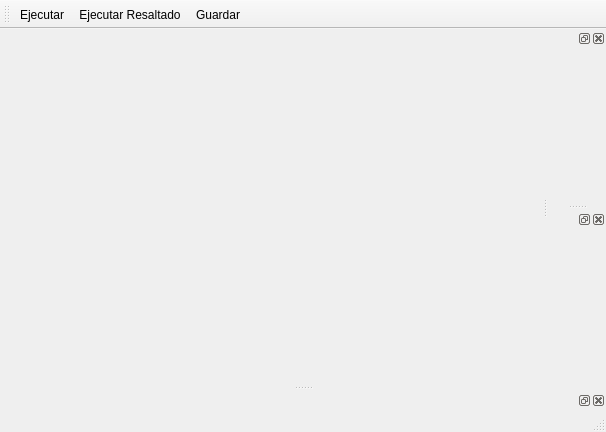
<?xml version="1.0" encoding="UTF-8"?>
<ui version="4.0">
 <class>MainWindow</class>
 <widget class="QMainWindow" name="MainWindow">
  <property name="geometry">
   <rect>
    <x>0</x>
    <y>0</y>
    <width>606</width>
    <height>432</height>
   </rect>
  </property>
  <property name="windowTitle">
   <string>MainWindow</string>
  </property>
  <widget class="QWidget" name="centralWidget">
   <layout class="QGridLayout" name="gridLayout">
    <item row="0" column="0">
     <widget class="QWidget" name="widget" native="true"/>
    </item>
   </layout>
  </widget>
  <widget class="QMenuBar" name="menuBar">
   <property name="geometry">
    <rect>
     <x>0</x>
     <y>0</y>
     <width>606</width>
     <height>20</height>
    </rect>
   </property>
  </widget>
  <widget class="QToolBar" name="mainToolBar">
   <attribute name="toolBarArea">
    <enum>TopToolBarArea</enum>
   </attribute>
   <attribute name="toolBarBreak">
    <bool>false</bool>
   </attribute>
   <addaction name="actionEjecutar"/>
   <addaction name="actionEjecutar_Resaltado"/>
   <addaction name="actionGuardar"/>
  </widget>
  <widget class="QStatusBar" name="statusBar"/>
  <widget class="QDockWidget" name="dockWidget_5">
   <attribute name="dockWidgetArea">
    <number>8</number>
   </attribute>
   <widget class="QWidget" name="dockWidgetContents_5"/>
  </widget>
  <widget class="QDockWidget" name="dockWidget">
   <attribute name="dockWidgetArea">
    <number>2</number>
   </attribute>
   <widget class="QWidget" name="dockWidgetContents"/>
  </widget>
  <widget class="QDockWidget" name="dockWidget_2">
   <attribute name="dockWidgetArea">
    <number>2</number>
   </attribute>
   <widget class="QWidget" name="dockWidgetContents_2"/>
  </widget>
  <action name="actionEjecutar_Resaltado">
   <property name="icon">
    <iconset resource="resources.qrc">
     <normaloff>:/playsel.png</normaloff>:/playsel.png</iconset>
   </property>
   <property name="text">
    <string>Ejecutar Resaltado</string>
   </property>
   <property name="shortcut">
    <string>F6</string>
   </property>
  </action>
  <action name="actionGuardar">
   <property name="icon">
    <iconset resource="resources.qrc">
     <normaloff>:/save.png</normaloff>:/save.png</iconset>
   </property>
   <property name="text">
    <string>Guardar</string>
   </property>
   <property name="shortcut">
    <string>Ctrl+S</string>
   </property>
  </action>
  <action name="actionEjecutar">
   <property name="icon">
    <iconset resource="resources.qrc">
     <normaloff>:/play.png</normaloff>:/play.png</iconset>
   </property>
   <property name="text">
    <string>Ejecutar</string>
   </property>
   <property name="shortcut">
    <string>F5</string>
   </property>
  </action>
 </widget>
 <layoutdefault spacing="6" margin="11"/>
 <resources>
  <include location="resources.qrc"/>
 </resources>
 <connections/>
</ui>
